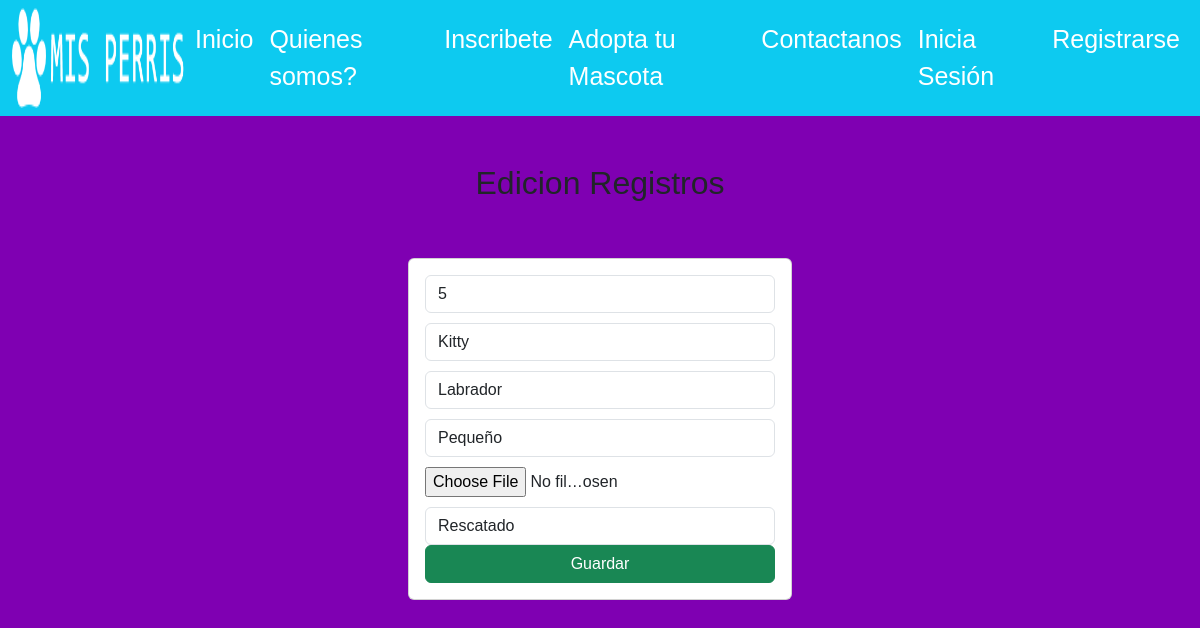
Page /edicionPerros/5 on the committed database.
### misperris/models.py (models this page shows, shortened)
class Lista_perros(models.Model):
    TIPO_ESTADO = [
            ('rescatado', 'Rescatado'),
            ('disponible', 'Disponible'),
            ('adoptado', 'Adoptado'),
            ('revision', 'revision psiquiatrica')
        ]
    codigo = models.AutoField(primary_key=True)
    nombre = models.CharField(max_length=100)
    raza_predominante = models.CharField(max_length=100)
    descripcion = models.CharField(max_length=1000)
    imagen = models.ImageField(upload_to='imagenes_perros')
    estado = models.CharField(choices=TIPO_ESTADO, max_length=1000)

### misperris/views.py (the view)
# urls.py: path('edicionPerros/<codigo>', views.edicionPerros, name='edicionPerros'),
def edicionPerros(request, codigo):
    perros = Lista_perros.objects.get(codigo = codigo)
    animal = get_object_or_404(Lista_perros, codigo = codigo)
    if request.method == 'POST':
        print(request.FILES.get('imagen'))
        if request.FILES.get('imagen'):
            if animal.imagen:
                imagen_path = animal.imagen.path
                if os.path.exists(imagen_path):
                    os.remove(imagen_path)
        form = formularioedita(request.POST, request.FILES, instance = animal)
        if form.is_valid():
            form.save()
            return redirect ('/misperris/gestionPerros/')
    else:
        form = formularioedita(instance=animal)
    return render(request, 'misperris/edicionPerros.html', {"perros": perros, 'form': form})

### misperris/forms.py
class formularioedita(forms.ModelForm):
    class Meta:
        model = Lista_perros
        fields = ['nombre', 'raza_predominante', 'descripcion', 'imagen', 'estado']
    def __init__(self, *args, **kwargs):
        super(formularioedita,self).__init__(*args,**kwargs)
        self.fields['imagen'].required=True

### misperris/templates/misperris/edicionPerros.html (shortened to what this page needs)
{% extends "misperris/base.html" %}
{% block content %}
<div class="row">
    <div class="col-md-4 offset-md-4">
        <br>
        <br>
            <h2 class="text-center">Edicion Registros</h2>
            <br>
            <br>
            <div class="card">
                <div class="card-body">
                    <form method="POST" enctype="multipart/form-data">{% csrf_token %}
                       <div class="form-group">
                            <input type="text" id="codigo" name="codigo" value="{{perros.codigo}}" readonly class="form-control" placeholder="codigo" minlength="3" maxlength="6" required>
                        </div>
                        <div class="form-group">
                            <input type="text" id="nombre" name="nombre" value="{{perros.nombre}}" class="form-control" placeholder="nombre" minlength="3" maxlength="100" required>
                        </div>
                        <div class="form-group">
                            <input type="text" id="raza_predominante" name="raza_predominante" value="{{perros.raza_predominante}}" class="form-control" placeholder="raza_predominante" minlength="4" maxlength="100" required>
                        </div>
                        <div class="form-group">
                            <input type="text" id="descripcion" name="descripcion" value="{{perros.descripcion}}" class="form-control" placeholder="descripcion" minlength="0" maxlength="1000" required>
                        </div>
                        <div class="form-group">
                            <input type="file" id="imagen" name="imagen" placeholder="imagen" minlength="0" maxlength="1000" required>
                        </div>
                        <div class="form-group">
                            <select id="estado" name="estado" value="{{perros.estado}}" class="form-control" placeholder="estado" required>
                              <option>Rescatado</option>
                            </select>
                        </div>
                        <div>
                            <button type="submit" class="btn btn-success col-12 text-white">Guardar</button>
                        </div>
                    </form>
                </div>
            </div>
    </div>
</div>
{% endblock %}

### misperris/static/formulario.css (style rules this page uses)
body { font-family: Arial, Helvetica, sans-serif; }
input { float: center; width: 200px; margin-bottom: 10px; }
button { clear: both; float: center; width: 150px; color: black; }

### misperris/static/index.css (style rules this page uses)
body { background-color: #7f00b2; }

### rows in the picture
Lista_perros: codigo "5", nombre "Kitty", raza_predominante "Labrador", descripcion "Pequeño", estado "Rescatado"
